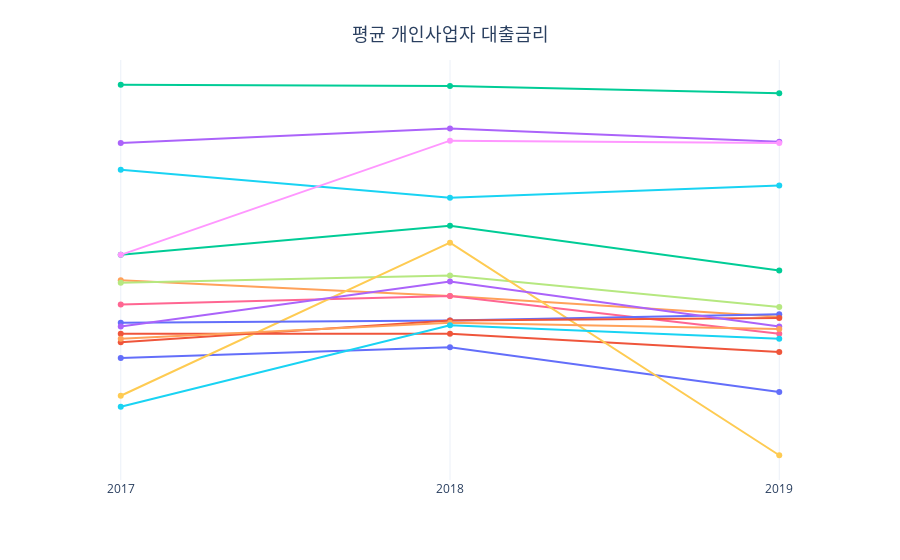

Notebook source saved alongside this figure:
### Code cell
df_loan = data_load('team03', 'business_loan_interest')

df_loan.columns = ['Bank', '2017', '2018', '2019']

df_loan = df_loan.transpose()

df_loan.columns = ['BNK경남은행', 'BNK부산은행', 'DGB대구은행', 'IBK기업은행', 'KB국민은행', 'KDB산업은행', 'NH농협은행', 'SH수협은행', '광주은행', '스탠다드차타드은행', '신한은행', '우리은행', '전북은행', '제주은행', '하나은행', '한국씨티은행']
df_loan.drop('Bank', inplace=True)

# display(df_loan)

fig = px.line(df_loan, markers=True)

fig.update_layout(title={'text': '평균 개인사업자 대출금리', 'font_size': 18, 'y': 0.95, 'x': 0.5,
                         'xanchor': 'center', 'yanchor': 'top'}, template='plotly_white', showlegend=False)
fig.update_xaxes(title_text="")
fig.update_yaxes(title_text="", visible=False, showticklabels=False)

fig.show()

### Figure 1 — Plotly figure (JSON) as saved in the notebook; plotly's stock layout.template omitted (floating-point values rounded to 4 significant figures)
{"data": [{"hovertemplate": "variable=BNK경남은행<br>index=%{x}<br>value=%{y}<extra></extra>", "legendgroup": "BNK경남은행", "line": {"color": "#636efa", "dash": "solid"}, "marker": {"symbol": "circle"}, "mode": "markers+lines", "name": "BNK경남은행", "orientation": "v", "showlegend": true, "type": "scatter", "x": ["2017", "2018", "2019"], "xaxis": "x", "y": [4.41, 4.5, 4.13], "yaxis": "y"}, {"hovertemplate": "variable=BNK부산은행<br>index=%{x}<br>value=%{y}<extra></extra>", "legendgroup": "BNK부산은행", "line": {"color": "#EF553B", "dash": "solid"}, "marker": {"symbol": "circle"}, "mode": "markers+lines", "name": "BNK부산은행", "orientation": "v", "showlegend": true, "type": "scatter", "x": ["2017", "2018", "2019"], "xaxis": "x", "y": [4.61, 4.61, 4.46], "yaxis": "y"}, {"hovertemplate": "variable=DGB대구은행<br>index=%{x}<br>value=%{y}<extra></extra>", "legendgroup": "DGB대구은행", "line": {"color": "#00cc96", "dash": "solid"}, "marker": {"symbol": "circle"}, "mode": "markers+lines", "name": "DGB대구은행", "orientation": "v", "showlegend": true, "type": "scatter", "x": ["2017", "2018", "2019"], "xaxis": "x", "y": [5.26, 5.5, 5.13], "yaxis": "y"}, {"hovertemplate": "variable=IBK기업은행<br>index=%{x}<br>value=%{y}<extra></extra>", "legendgroup": "IBK기업은행", "line": {"color": "#ab63fa", "dash": "solid"}, "marker": {"symbol": "circle"}, "mode": "markers+lines", "name": "IBK기업은행", "orientation": "v", "showlegend": true, "type": "scatter", "x": ["2017", "2018", "2019"], "xaxis": "x", "y": [6.18, 6.3, 6.19], "yaxis": "y"}, {"hovertemplate": "variable=KB국민은행<br>index=%{x}<br>value=%{y}<extra></extra>", "legendgroup": "KB국민은행", "line": {"color": "#FFA15A", "dash": "solid"}, "marker": {"symbol": "circle"}, "mode": "markers+lines", "name": "KB국민은행", "orientation": "v", "showlegend": true, "type": "scatter", "x": ["2017", "2018", "2019"], "xaxis": "x", "y": [5.05, 4.92, 4.75], "yaxis": "y"}, {"hovertemplate": "variable=KDB산업은행<br>index=%{x}<br>value=%{y}<extra></extra>", "legendgroup": "KDB산업은행", "line": {"color": "#19d3f3", "dash": "solid"}, "marker": {"symbol": "circle"}, "mode": "markers+lines", "name": "KDB산업은행", "orientation": "v", "showlegend": true, "type": "scatter", "x": ["2017", "2018", "2019"], "xaxis": "x", "y": [5.96, 5.73, 5.83], "yaxis": "y"}, {"hovertemplate": "variable=NH농협은행<br>index=%{x}<br>value=%{y}<extra></extra>", "legendgroup": "NH농협은행", "line": {"color": "#FF6692", "dash": "solid"}, "marker": {"symbol": "circle"}, "mode": "markers+lines", "name": "NH농협은행", "orientation": "v", "showlegend": true, "type": "scatter", "x": ["2017", "2018", "2019"], "xaxis": "x", "y": [4.85, 4.92, 4.61], "yaxis": "y"}, {"hovertemplate": "variable=SH수협은행<br>index=%{x}<br>value=%{y}<extra></extra>", "legendgroup": "SH수협은행", "line": {"color": "#B6E880", "dash": "solid"}, "marker": {"symbol": "circle"}, "mode": "markers+lines", "name": "SH수협은행", "orientation": "v", "showlegend": true, "type": "scatter", "x": ["2017", "2018", "2019"], "xaxis": "x", "y": [5.03, 5.09, 4.83], "yaxis": "y"}, {"hovertemplate": "variable=광주은행<br>index=%{x}<br>value=%{y}<extra></extra>", "legendgroup": "광주은행", "line": {"color": "#FF97FF", "dash": "solid"}, "marker": {"symbol": "circle"}, "mode": "markers+lines", "name": "광주은행", "orientation": "v", "showlegend": true, "type": "scatter", "x": ["2017", "2018", "2019"], "xaxis": "x", "y": [5.26, 6.2, 6.18], "yaxis": "y"}, {"hovertemplate": "variable=스탠다드차타드은행<br>index=%{x}<br>value=%{y}<extra></extra>", "legendgroup": "스탠다드차타드은행", "line": {"color": "#FECB52", "dash": "solid"}, "marker": {"symbol": "circle"}, "mode": "markers+lines", "name": "스탠다드차타드은행", "orientation": "v", "showlegend": true, "type": "scatter", "x": ["2017", "2018", "2019"], "xaxis": "x", "y": [4.1, 5.36, 3.61], "yaxis": "y"}, {"hovertemplate": "variable=신한은행<br>index=%{x}<br>value=%{y}<extra></extra>", "legendgroup": "신한은행", "line": {"color": "#636efa", "dash": "solid"}, "marker": {"symbol": "circle"}, "mode": "markers+lines", "name": "신한은행", "orientation": "v", "showlegend": true, "type": "scatter", "x": ["2017", "2018", "2019"], "xaxis": "x", "y": [4.7, 4.72, 4.77], "yaxis": "y"}, {"hovertemplate": "variable=우리은행<br>index=%{x}<br>value=%{y}<extra></extra>", "legendgroup": "우리은행", "line": {"color": "#EF553B", "dash": "solid"}, "marker": {"symbol": "circle"}, "mode": "markers+lines", "name": "우리은행", "orientation": "v", "showlegend": true, "type": "scatter", "x": ["2017", "2018", "2019"], "xaxis": "x", "y": [4.54, 4.72, 4.74], "yaxis": "y"}, {"hovertemplate": "variable=전북은행<br>index=%{x}<br>value=%{y}<extra></extra>", "legendgroup": "전북은행", "line": {"color": "#00cc96", "dash": "solid"}, "marker": {"symbol": "circle"}, "mode": "markers+lines", "name": "전북은행", "orientation": "v", "showlegend": true, "type": "scatter", "x": ["2017", "2018", "2019"], "xaxis": "x", "y": [6.66, 6.65, 6.59], "yaxis": "y"}, {"hovertemplate": "variable=제주은행<br>index=%{x}<br>value=%{y}<extra></extra>", "legendgroup": "제주은행", "line": {"color": "#ab63fa", "dash": "solid"}, "marker": {"symbol": "circle"}, "mode": "markers+lines", "name": "제주은행", "orientation": "v", "showlegend": true, "type": "scatter", "x": ["2017", "2018", "2019"], "xaxis": "x", "y": [4.67, 5.04, 4.67], "yaxis": "y"}, {"hovertemplate": "variable=하나은행<br>index=%{x}<br>value=%{y}<extra></extra>", "legendgroup": "하나은행", "line": {"color": "#FFA15A", "dash": "solid"}, "marker": {"symbol": "circle"}, "mode": "markers+lines", "name": "하나은행", "orientation": "v", "showlegend": true, "type": "scatter", "x": ["2017", "2018", "2019"], "xaxis": "x", "y": [4.57, 4.7, 4.65], "yaxis": "y"}, {"hovertemplate": "variable=한국씨티은행<br>index=%{x}<br>value=%{y}<extra></extra>", "legendgroup": "한국씨티은행", "line": {"color": "#19d3f3", "dash": "solid"}, "marker": {"symbol": "circle"}, "mode": "markers+lines", "name": "한국씨티은행", "orientation": "v", "showlegend": true, "type": "scatter", "x": ["2017", "2018", "2019"], "xaxis": "x", "y": [4.01, 4.68, 4.57], "yaxis": "y"}], "layout": {"legend": {"title": {"text": "variable"}, "tracegroupgap": 0}, "margin": {"t": 60}, "showlegend": false, "title": {"font": {"size": 18}, "text": "평균 개인사업자 대출금리", "x": 0.5, "xanchor": "center", "y": 0.95, "yanchor": "top"}, "xaxis": {"anchor": "y", "domain": [0, 1], "title": {"text": ""}}, "yaxis": {"anchor": "x", "domain": [0, 1], "showticklabels": false, "title": {"text": ""}, "visible": false}}}
